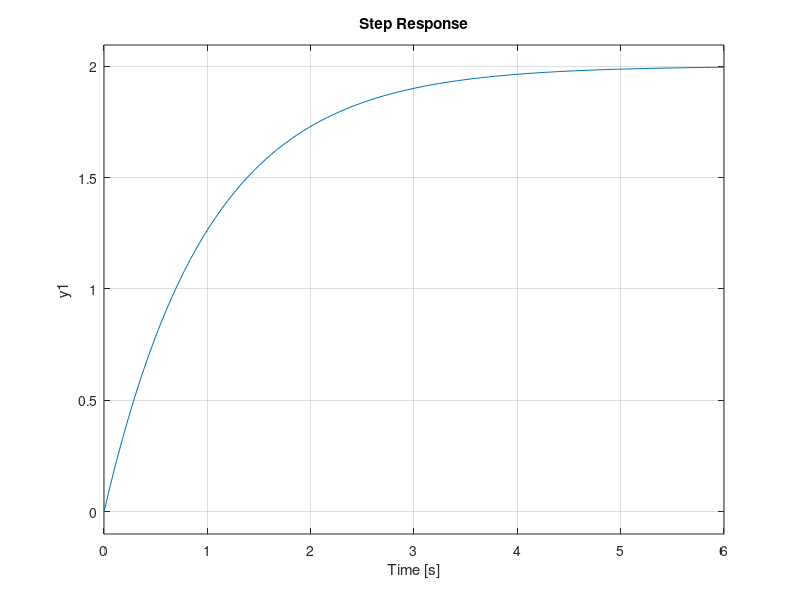
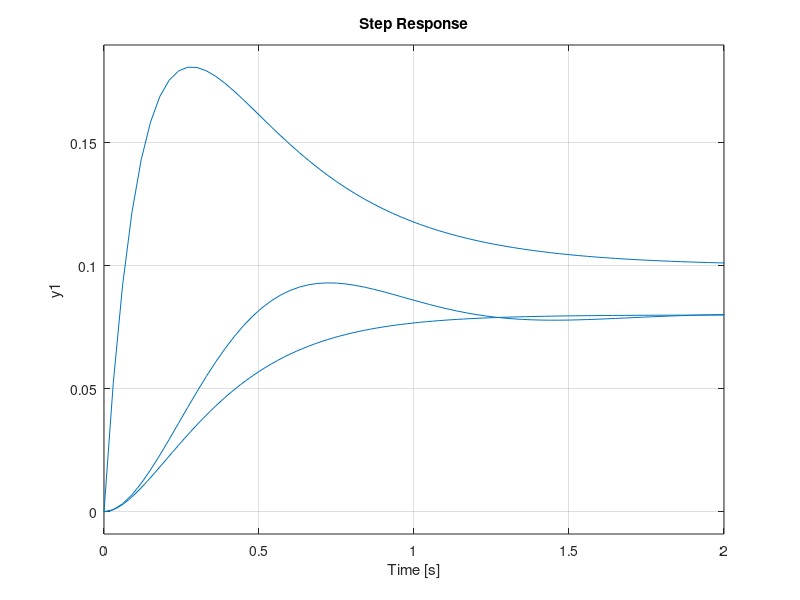

The MATLAB source for these figures, in order:
%Time response of a first order and second order system
num=2;
den=[1 1];
G1=tf(num,den);
figure(1)
step(G1);
%overdamped 
num=[2 2];
den=[1 10 20];
G2=tf(num,den);
figure(2)
step(G2); hold on
%underdamped
num=2;
den=[1 5 25];
G3=tf(num,den);
step(G3);hold on
%critically damped
num=2;
den=[1 10 25];
G4=tf(num,den);
step(G4)
